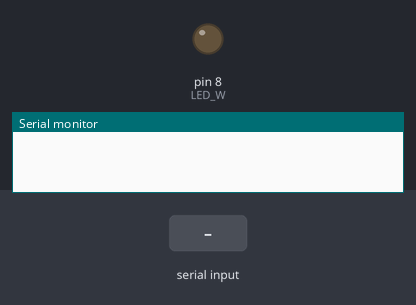
The sketch below on a simulated Arduino Uno, built with avr-gcc and run on an emulated ATmega328P. Shown: output pins drawn as LEDs (lit = HIGH), the last lines printed to the serial monitor. The test bench sets the inputs (shaded band).

Above: at 1.2 s.
1.3 s: "1" received over the second serial link
At 1.8 s:
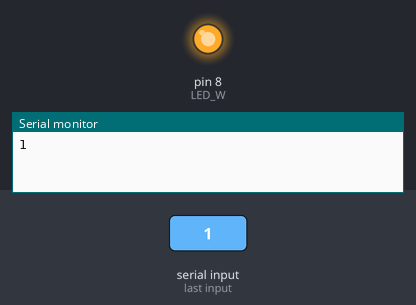
2.8 s: "0" received over the second serial link
At 4.1 s:
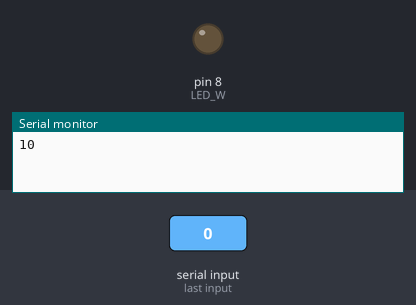
Timing chart, 0 to 5.8 s (numbered marks = the images above; inputs shaded):
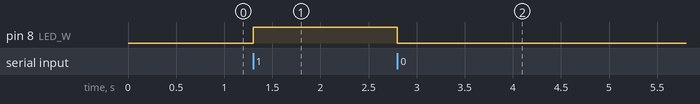

Measured:
- after the input at 1.3 s, pin 8 (LED_W): LOW → HIGH at once
- after the input at 2.8 s, pin 8 (LED_W): HIGH → LOW at once

The sketch:

21-2.ino
```cpp
#include <SoftwareSerial.h>

SoftwareSerial BT(2,3) ;/// 2번 핀을 RX(블루투스 TXD에 연결)
                        // 3번핀을 TX(블루투스 RXD에 연결) 시리얼 포트로 설정하고
                         //BT라는 이름으로 사용함
int LED_W = 8 ;

void setup() {

 Serial.begin(9600); //PC와 9600 bps 속도로 통신 시작
 BT.begin(9600); // 블루투스와 9600 bps 속도로 통신시작

 pinMode(LED_W,OUTPUT);
}

void loop() {
   char b ;

 while(1) {
   if(BT.available()>0)  break;
 }
 b = BT.read();
 if(b=='0') digitalWrite(LED_W,0);
 else if(b=='1') digitalWrite(LED_W,1);

 Serial.write(b);
}
```
